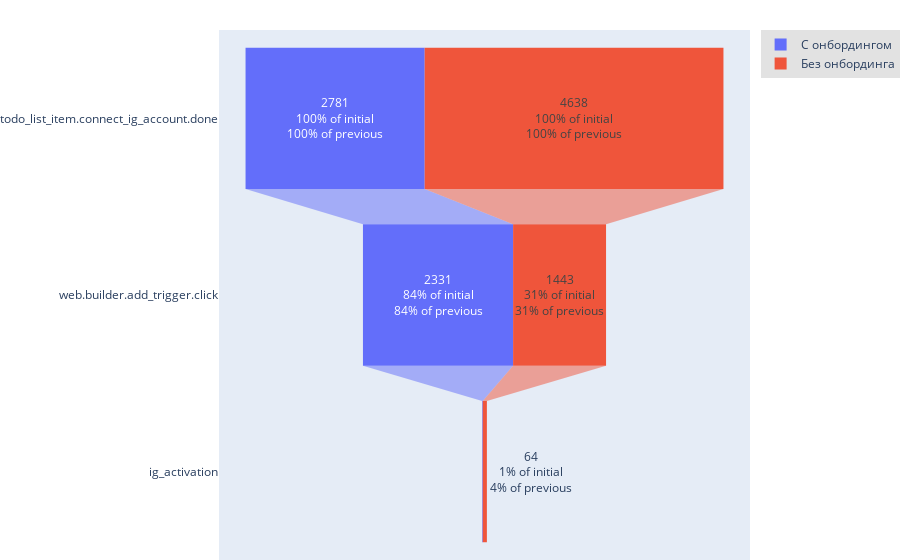

The cell this chart's notebook holds for it:
### Code cell
t=ds[(ds['session']==0) ]
g1 = set(t[t['event_name']=='web.onboarding.run']['client_id'])
g2 = set(t['client_id'])-g1
t.rete.funnel(targets = ['todo_list_item.connect_ig_account.done',  'web.builder.add_trigger.click', 'ig_activation']
                 ,groups = (g1, g2),
                 group_names = ('С онбордингом', 'Без онбординга')
              )
#[ds['session']==0]
#todo_list_item.start_trial.done

### Figure 1 — Plotly figure (JSON) as saved in the notebook; plotly's stock layout.template omitted (floating-point values rounded to 4 significant figures)
{"data": [{"name": "С онбордингом", "textinfo": "value+percent initial+percent previous", "type": "funnel", "x": [2781, 2331, 10], "y": ["todo_list_item.connect_ig_account.done", "web.builder.add_trigger.click", "ig_activation"]}, {"name": "Без онбординга", "textinfo": "value+percent initial+percent previous", "type": "funnel", "x": [4638, 1443, 64], "y": ["todo_list_item.connect_ig_account.done", "web.builder.add_trigger.click", "ig_activation"]}], "layout": {"autosize": true, "funnelmode": "stack", "hovermode": "closest", "legend": {"bgcolor": "#E2E2E2", "font": {"size": 12}, "orientation": "v", "xanchor": "left"}, "margin": {"b": 0, "l": 180, "pad": 0, "r": 0, "t": 30}, "showlegend": true, "xaxis": {"autorange": true, "range": [-4122.0, 4122.0], "type": "linear"}, "yaxis": {"autorange": true, "range": [2.5, -0.5], "type": "category"}}}
